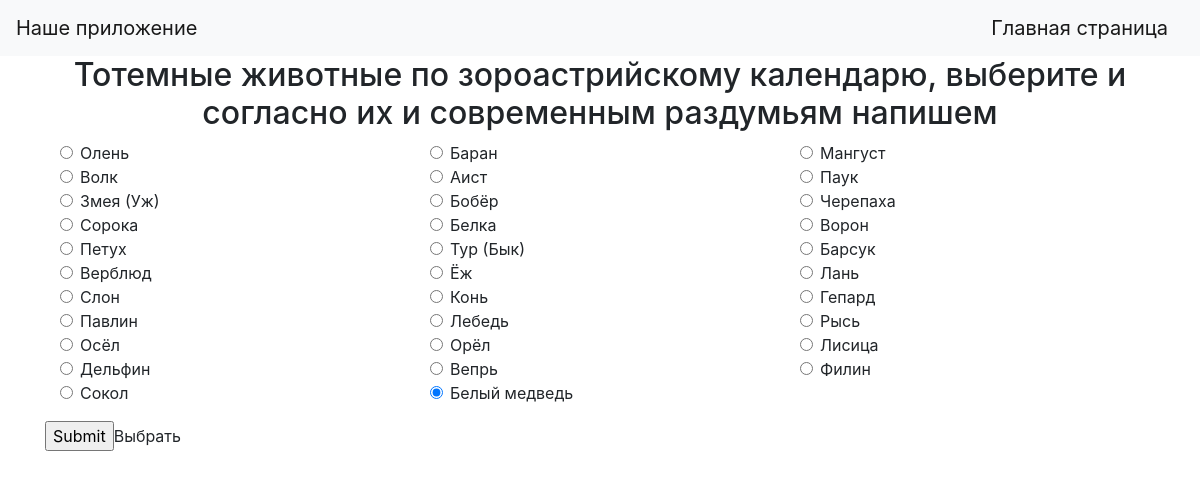
Page /animals on the committed database.
### data/animals.py (models this page shows, shortened)
class Animals(SqlAlchemyBase, UserMixin, SerializerMixin):
    __tablename__ = 'animals'
    id = sqlalchemy.Column(sqlalchemy.Integer, primary_key=True, autoincrement=True)
    animal = sqlalchemy.Column(sqlalchemy.String, nullable=True)
    count = sqlalchemy.Column(sqlalchemy.Integer, nullable=True, default=0)
    desc = sqlalchemy.Column(sqlalchemy.String, nullable=True)
    noanimal = sqlalchemy.Column(sqlalchemy.String, nullable=True)
    nick = sqlalchemy.Column(sqlalchemy.String, nullable=True)

### main.py (the view, shortened to what this page needs)
@app.route('/animals', methods=['GET', 'POST'])
def departments():
    if request.method == 'GET':
        print('GET')
        session = db_session.create_session()
        animalq = session.query(Animals).all()
        return render_template('departaments.html', users=animalq, title='capitan')

### data/db_session.py (called while the page is built)
def create_session() -> Session:
    global __factory
    return __factory()

### templates/departaments.html (shortened to what this page needs)
{% extends "base.html" %}
{% block content %}
    <h2 align="center">Тотемные животные по зороастрийскому календарю, выберите и согласно их и современным раздумьям напишем</h2>
 <form method="post">
<div class="form-group">
                                <div class="container">
<div class="row">
    {% for animal in users %}
    <div class="col-sm-4"><div class="form-check">
         <input class="form-check-input" type="radio" name="animal" id="{{ animal.nick }}"
                value="{{ animal.id }},{{ animal.nick }},{{ animal.animal }},{{ animal.count }} " checked>
         <label class="form-check-label" for="{{ animal.nick }}">{{ animal.animal }}</label>
     </div></div>
    {% endfor %}</div> </div></div>
        <p><input type="submit">Выбрать</p>
                            </form>
{% endblock %}

### templates/base.html (shortened to what this page needs)
<!doctype html>
<html lang="en">
<head>
    <link rel="stylesheet"
          href="https://stackpath.bootstrapcdn.com/bootstrap/4.4.1/css/bootstrap.min.css"
>
</head>
<body>
<header>
    <nav class="navbar navbar-light bg-light">
        <a class="navbar-brand" href="#">Наше приложение</a>
<a class="navbar-brand" href="/">Главная страница</a></nav>
</header>
<main role="main" class="container">
    {% block content %}{% endblock %}
</main>
</body>
</html>

### rows in the picture
Animals: animal "Олень"
Animals: animal "Баран"
Animals: animal "Мангуст"
Animals: animal "Волк"
Animals: animal "Аист"
Animals: animal "Паук"
Animals: animal "Змея (Уж)"
Animals: animal "Бобёр"
Animals: animal "Черепаха"
Animals: animal "Сорока"
Animals: animal "Белка"
Animals: animal "Ворон"
Animals: animal "Петух"
Animals: animal "Тур (Бык)"
Animals: animal "Барсук"
Animals: animal "Верблюд"
Animals: animal "Ёж"
Animals: animal "Лань"
Animals: animal "Слон"
Animals: animal "Конь"
Animals: animal "Гепард"
Animals: animal "Павлин"
Animals: animal "Лебедь"
Animals: animal "Рысь"
Animals: animal "Осёл"
Animals: animal "Орёл"
Animals: animal "Лисица"
Animals: animal "Дельфин"
Animals: animal "Вепрь"
Animals: animal "Филин"
Animals: animal "Сокол"
Animals: animal "Белый медведь"
